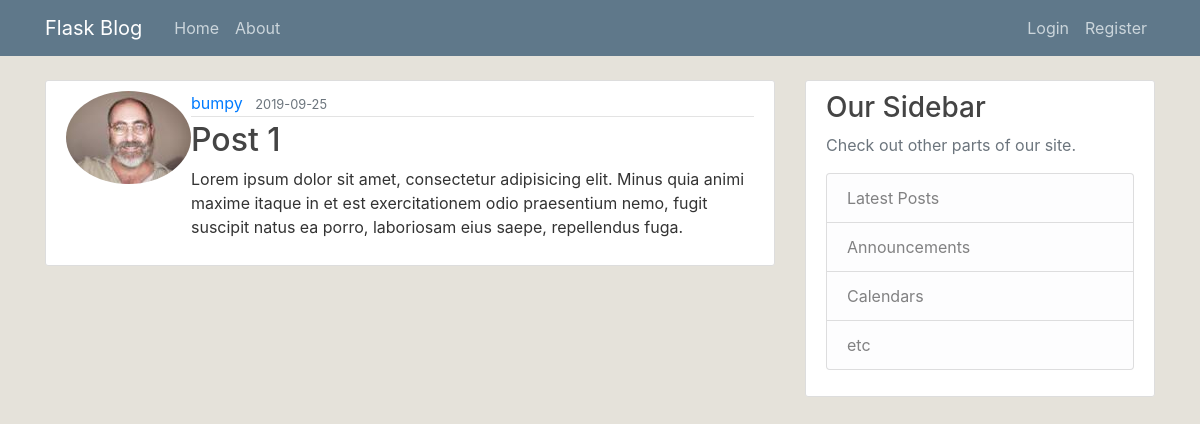
/post/1, run on the app's committed database.
### flaskblog/models.py (models this page shows, shortened)
class User(db.Model, UserMixin):
    id = db.Column(db.Integer, primary_key=True)
    username = db.Column(db.String(20), unique=True, nullable=False)
    email = db.Column(db.String(120), unique=True, nullable=False)
    image_file = db.Column(db.String(20), nullable=False, default='default.jpg')
    password = db.Column(db.String(60), nullable=False)
    posts = db.relationship('Post', backref='author', lazy=True)

class Post(db.Model):
    id = db.Column(db.Integer, primary_key=True)
    title = db.Column(db.String(100), nullable=False)
    date_posted = db.Column(db.DateTime, nullable=False, default=datetime.utcnow)
    content = db.Column(db.Text, nullable=False)
    user_id = db.Column(db.Integer, db.ForeignKey('user.id'), nullable=False)

### flaskblog/routes.py (the view)
@app.route("/post/<int:post_id>")
def post(post_id):
    post = Post.query.get_or_404(post_id)
    return render_template('post.html', title=post.title, post=post)

### flaskblog/templates/post.html (shortened to what this page needs)
{% extends "layout.html" %}
{% block content %}
  <article class="media content-section">
    <img src="{{ url_for('static', filename='profile_pics/' + post.author.image_file) }}" alt="" class="rounded-circle article-image">
    <div class="media-body">
      <div class="article-metadata">
        <a class="mr-2" href="#">{{ post.author.username }}</a>
        <small class="text-muted">{{ post.date_posted.strftime('%Y-%m-%d') }}</small>
      </div>
      <h2 class="article-title">{{ post.title }}</h2>
      <p class="article-content">{{ post.content }}</p>
    </div>
  </article>
{% endblock content %}

### flaskblog/static/main.css (style rules this page uses)
body { background: #e5e2da; color: #333333; margin-top: 5rem; }
h1, h2, h3, h4, h5, h6 { color: #444444; }
.content-section { background: #ffffff; padding: 10px 20px; border: 1px solid #dddddd; border-radius: 3px; margin-bottom: 20px; }
.article-title { color: #444444; }
.article-content { white-space: pre-line; }
.article-metadata { padding-bottom: 1px; margin-bottom: 4px; border-bottom: 1px solid #e3e3e3 }

### data on the page
User: image_file (picture), author.username "bumpy"
Post: date_posted "2019-09-25", title "Post 1", content "Lorem ipsum dolor sit amet, consectetur adipisicing elit. Minus quia animi maxime itaque in et est exercitationem odio praesentium nemo, fugit suscipit natus ea porro, laboriosam eius saepe, repellendus fuga."
